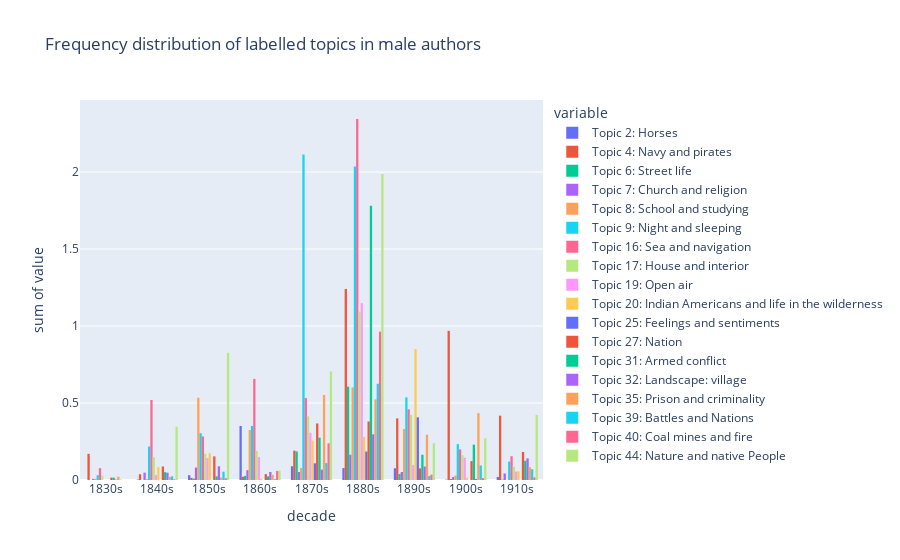

This figure's notebook cell:
### Markdown cell above
### Frequency distribution of labelled topics in male authors

### Code cell
topics_to_visualize = new_topic_labels


fig = px.histogram(
    male_complete_df, 
    x='decade', 
    y=topics_to_visualize,
    #size=topics_to_visualize,
    barmode='group',
    title="Frequency distribution of labelled topics in male authors",
    hover_data=['year'],
    )
fig.show()

print(csp.plot(fig, filename = "Frequency distribution of labelled topics in male authors", auto_open=False)) #create a file on plotly chart studio account and a link in this notebook
